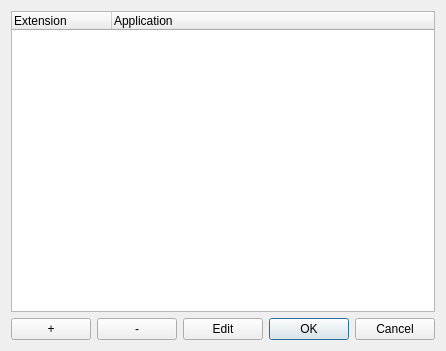
<?xml version="1.0" encoding="UTF-8"?>
<ui version="4.0">
 <class>FileAssociationsDialog</class>
 <widget class="QDialog" name="FileAssociationsDialog">
  <property name="geometry">
   <rect>
    <x>0</x>
    <y>0</y>
    <width>427</width>
    <height>351</height>
   </rect>
  </property>
  <property name="windowTitle">
   <string>File Associations</string>
  </property>
  <layout class="QVBoxLayout" name="verticalLayout">
   <item>
    <widget class="QTreeWidget" name="extensions">
     <property name="alternatingRowColors">
      <bool>true</bool>
     </property>
     <property name="rootIsDecorated">
      <bool>false</bool>
     </property>
     <column>
      <property name="text">
       <string>Extension</string>
      </property>
     </column>
     <column>
      <property name="text">
       <string>Application</string>
      </property>
     </column>
    </widget>
   </item>
   <item>
    <layout class="QHBoxLayout" name="horizontalLayout_2">
     <item>
      <layout class="QHBoxLayout" name="horizontalLayout">
       <item>
        <widget class="QPushButton" name="add">
         <property name="text">
          <string>+</string>
         </property>
        </widget>
       </item>
       <item>
        <widget class="QPushButton" name="remove">
         <property name="text">
          <string>-</string>
         </property>
        </widget>
       </item>
       <item>
        <widget class="QPushButton" name="edit">
         <property name="text">
          <string>Edit</string>
         </property>
        </widget>
       </item>
      </layout>
     </item>
     <item>
      <spacer name="horizontalSpacer">
       <property name="orientation">
        <enum>Qt::Horizontal</enum>
       </property>
       <property name="sizeHint" stdset="0">
        <size>
         <width>40</width>
         <height>20</height>
        </size>
       </property>
      </spacer>
     </item>
     <item>
      <widget class="QDialogButtonBox" name="buttonBox">
       <property name="orientation">
        <enum>Qt::Horizontal</enum>
       </property>
       <property name="standardButtons">
        <set>QDialogButtonBox::Cancel|QDialogButtonBox::Ok</set>
       </property>
      </widget>
     </item>
    </layout>
   </item>
  </layout>
 </widget>
 <resources/>
 <connections>
  <connection>
   <sender>buttonBox</sender>
   <signal>accepted()</signal>
   <receiver>FileAssociationsDialog</receiver>
   <slot>accept()</slot>
   <hints>
    <hint type="sourcelabel">
     <x>248</x>
     <y>254</y>
    </hint>
    <hint type="destinationlabel">
     <x>157</x>
     <y>274</y>
    </hint>
   </hints>
  </connection>
  <connection>
   <sender>buttonBox</sender>
   <signal>rejected()</signal>
   <receiver>FileAssociationsDialog</receiver>
   <slot>reject()</slot>
   <hints>
    <hint type="sourcelabel">
     <x>316</x>
     <y>260</y>
    </hint>
    <hint type="destinationlabel">
     <x>286</x>
     <y>274</y>
    </hint>
   </hints>
  </connection>
 </connections>
</ui>
